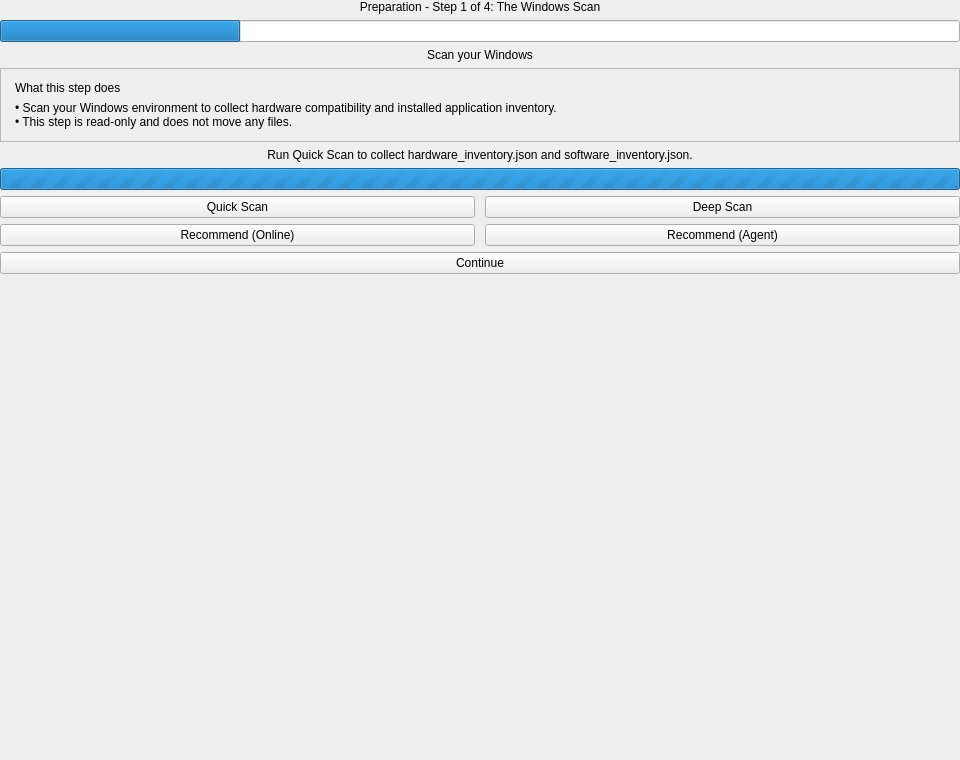
<?xml version="1.0" encoding="UTF-8"?>
<ui version="4.0">
 <class>ScanPage</class>
 <widget class="QWidget" name="ScanPage">
  <property name="geometry">
   <rect>
    <x>0</x>
    <y>0</y>
    <width>960</width>
    <height>760</height>
   </rect>
  </property>
  <property name="windowTitle">
   <string>Windows Scan</string>
  </property>
  <layout class="QVBoxLayout" name="verticalLayout">
   <property name="spacing">
    <number>14</number>
   </property>
   <property name="leftMargin">
    <number>0</number>
   </property>
   <property name="topMargin">
    <number>0</number>
   </property>
   <property name="rightMargin">
    <number>0</number>
   </property>
   <property name="bottomMargin">
    <number>0</number>
   </property>
   <item>
    <widget class="QWidget" name="cardWrapper">
     <layout class="QVBoxLayout" name="cardLayout">
      <property name="leftMargin">
       <number>0</number>
      </property>
      <property name="topMargin">
       <number>0</number>
      </property>
      <property name="rightMargin">
       <number>0</number>
      </property>
      <property name="bottomMargin">
       <number>0</number>
      </property>
      <item>
       <widget class="QLabel" name="stepTitle">
        <property name="text">
         <string>Preparation - Step 1 of 4: The Windows Scan</string>
        </property>
        <property name="alignment">
         <set>Qt::AlignCenter</set>
        </property>
        <property name="wordWrap">
         <bool>true</bool>
        </property>
       </widget>
      </item>
      <item>
       <widget class="QProgressBar" name="stepProgress">
        <property name="minimum">
         <number>0</number>
        </property>
        <property name="maximum">
         <number>100</number>
        </property>
        <property name="value">
         <number>25</number>
        </property>
        <property name="textVisible">
         <bool>false</bool>
        </property>
        <property name="minimumHeight">
         <number>10</number>
        </property>
        <property name="maximumHeight">
         <number>10</number>
        </property>
       </widget>
      </item>
      <item>
       <widget class="QLabel" name="heroTitle">
        <property name="text">
         <string>Scan your Windows</string>
        </property>
        <property name="alignment">
         <set>Qt::AlignCenter</set>
        </property>
        <property name="wordWrap">
         <bool>true</bool>
        </property>
       </widget>
      </item>
      <item>
       <widget class="QFrame" name="guidedPanel">
        <property name="frameShape">
         <enum>QFrame::StyledPanel</enum>
        </property>
        <property name="frameShadow">
         <enum>QFrame::Raised</enum>
        </property>
        <layout class="QVBoxLayout" name="guidedLayout">
         <property name="leftMargin">
          <number>14</number>
         </property>
         <property name="topMargin">
          <number>12</number>
         </property>
         <property name="rightMargin">
          <number>14</number>
         </property>
         <property name="bottomMargin">
          <number>12</number>
         </property>
         <item>
          <widget class="QLabel" name="guidedTitle">
           <property name="text">
            <string>What this step does</string>
           </property>
          </widget>
         </item>
         <item>
          <widget class="QLabel" name="guidedPoints">
           <property name="text">
            <string>• Scan your Windows environment to collect hardware compatibility and installed application inventory.&lt;br&gt;• This step is read-only and does not move any files.</string>
           </property>
           <property name="wordWrap">
            <bool>true</bool>
           </property>
          </widget>
         </item>
        </layout>
       </widget>
      </item>
      <item>
       <widget class="QLabel" name="statusLabel">
        <property name="text">
         <string>Run Quick Scan to collect hardware_inventory.json and software_inventory.json.</string>
        </property>
        <property name="alignment">
         <set>Qt::AlignCenter</set>
        </property>
        <property name="wordWrap">
         <bool>true</bool>
        </property>
       </widget>
      </item>
      <item>
       <widget class="QProgressBar" name="loadingBar">
        <property name="minimum">
         <number>0</number>
        </property>
        <property name="maximum">
         <number>0</number>
        </property>
        <property name="minimumHeight">
         <number>10</number>
        </property>
        <property name="visible">
         <bool>false</bool>
        </property>
       </widget>
      </item>
      <item>
       <layout class="QHBoxLayout" name="scanButtonRow">
        <property name="spacing">
         <number>10</number>
        </property>
        <item>
         <widget class="QPushButton" name="quickScanBtn">
          <property name="text">
           <string>Quick Scan</string>
          </property>
         </widget>
        </item>
        <item>
         <widget class="QPushButton" name="deepScanBtn">
          <property name="text">
           <string>Deep Scan</string>
          </property>
         </widget>
        </item>
       </layout>
      </item>
      <item>
       <layout class="QHBoxLayout" name="recommendationRow">
        <property name="spacing">
         <number>10</number>
        </property>
        <item>
         <widget class="QPushButton" name="onlineRecommendBtn">
          <property name="text">
           <string>Recommend (Online)</string>
          </property>
         </widget>
        </item>
        <item>
         <widget class="QPushButton" name="agentRecommendBtn">
          <property name="text">
           <string>Recommend (Agent)</string>
          </property>
         </widget>
        </item>
       </layout>
      </item>
      <item>
       <widget class="QPushButton" name="nextBtn">
        <property name="text">
         <string>Continue</string>
        </property>
       </widget>
      </item>
     </layout>
    </widget>
   </item>
   <item>
    <spacer name="verticalSpacer">
     <property name="orientation">
      <enum>Qt::Vertical</enum>
     </property>
     <property name="sizeHint" stdset="0">
      <size>
       <width>20</width>
       <height>40</height>
      </size>
     </property>
    </spacer>
   </item>
  </layout>
 </widget>
 <resources/>
 <connections/>
</ui>
